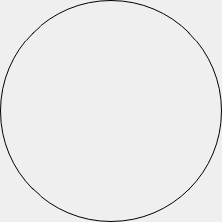
<?xml version="1.0" encoding="UTF-8"?>
<ui version="4.0">
 <class>Frame</class>
 <widget class="QFrame" name="Frame">
  <property name="geometry">
   <rect>
    <x>0</x>
    <y>0</y>
    <width>222</width>
    <height>222</height>
   </rect>
  </property>
  <property name="minimumSize">
   <size>
    <width>222</width>
    <height>222</height>
   </size>
  </property>
  <property name="maximumSize">
   <size>
    <width>222</width>
    <height>222</height>
   </size>
  </property>
  <property name="windowTitle">
   <string>Frame</string>
  </property>
  <property name="styleSheet">
   <string notr="true">#Frame{
	border-radius: 111px;
	border:1px solid black;
}
</string>
  </property>
  <layout class="QVBoxLayout" name="verticalLayout">
   <property name="spacing">
    <number>0</number>
   </property>
   <property name="leftMargin">
    <number>10</number>
   </property>
   <property name="topMargin">
    <number>10</number>
   </property>
   <property name="rightMargin">
    <number>10</number>
   </property>
   <property name="bottomMargin">
    <number>10</number>
   </property>
   <item>
    <widget class="QLabel" name="imageLabel">
     <property name="minimumSize">
      <size>
       <width>0</width>
       <height>200</height>
      </size>
     </property>
     <property name="maximumSize">
      <size>
       <width>16777215</width>
       <height>16777215</height>
      </size>
     </property>
     <property name="styleSheet">
      <string notr="true"/>
     </property>
     <property name="text">
      <string/>
     </property>
     <property name="scaledContents">
      <bool>true</bool>
     </property>
    </widget>
   </item>
  </layout>
 </widget>
 <resources/>
 <connections/>
</ui>
